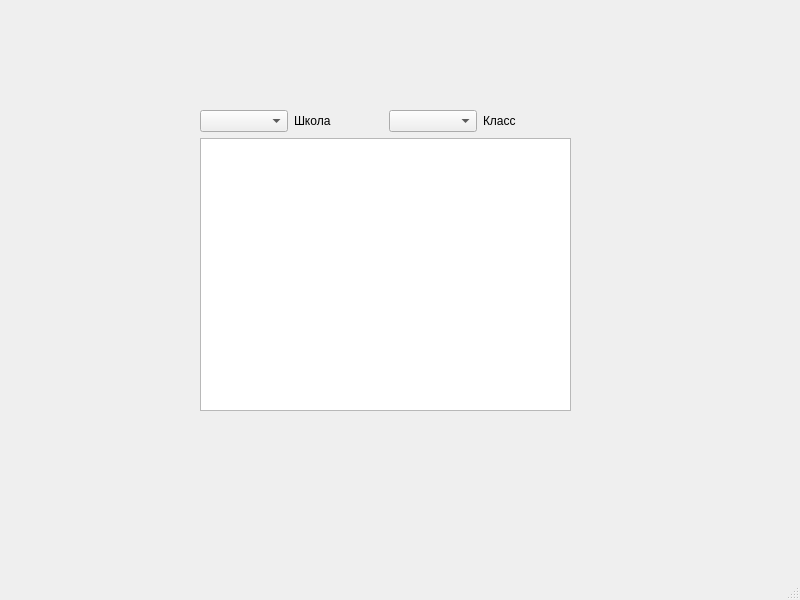
<?xml version="1.0" encoding="UTF-8"?>
<ui version="4.0">
 <class>MainWindow</class>
 <widget class="QMainWindow" name="MainWindow">
  <property name="geometry">
   <rect>
    <x>0</x>
    <y>0</y>
    <width>800</width>
    <height>600</height>
   </rect>
  </property>
  <property name="windowTitle">
   <string>MainWindow</string>
  </property>
  <widget class="QWidget" name="centralwidget">
   <widget class="QWidget" name="layoutWidget">
    <property name="geometry">
     <rect>
      <x>200</x>
      <y>110</y>
      <width>371</width>
      <height>301</height>
     </rect>
    </property>
    <layout class="QVBoxLayout" name="verticalLayout">
     <item>
      <layout class="QHBoxLayout" name="horizontalLayout">
       <item>
        <widget class="QComboBox" name="comboSchool"/>
       </item>
       <item>
        <widget class="QLabel" name="labelSchool">
         <property name="text">
          <string>Школа</string>
         </property>
        </widget>
       </item>
       <item>
        <widget class="QComboBox" name="comboClass"/>
       </item>
       <item>
        <widget class="QLabel" name="labelClass">
         <property name="text">
          <string>Класс</string>
         </property>
        </widget>
       </item>
      </layout>
     </item>
     <item>
      <widget class="QTableWidget" name="tableWidget"/>
     </item>
    </layout>
   </widget>
  </widget>
  <widget class="QMenuBar" name="menubar">
   <property name="geometry">
    <rect>
     <x>0</x>
     <y>0</y>
     <width>800</width>
     <height>26</height>
    </rect>
   </property>
  </widget>
  <widget class="QStatusBar" name="statusbar"/>
 </widget>
 <resources/>
 <connections/>
</ui>
